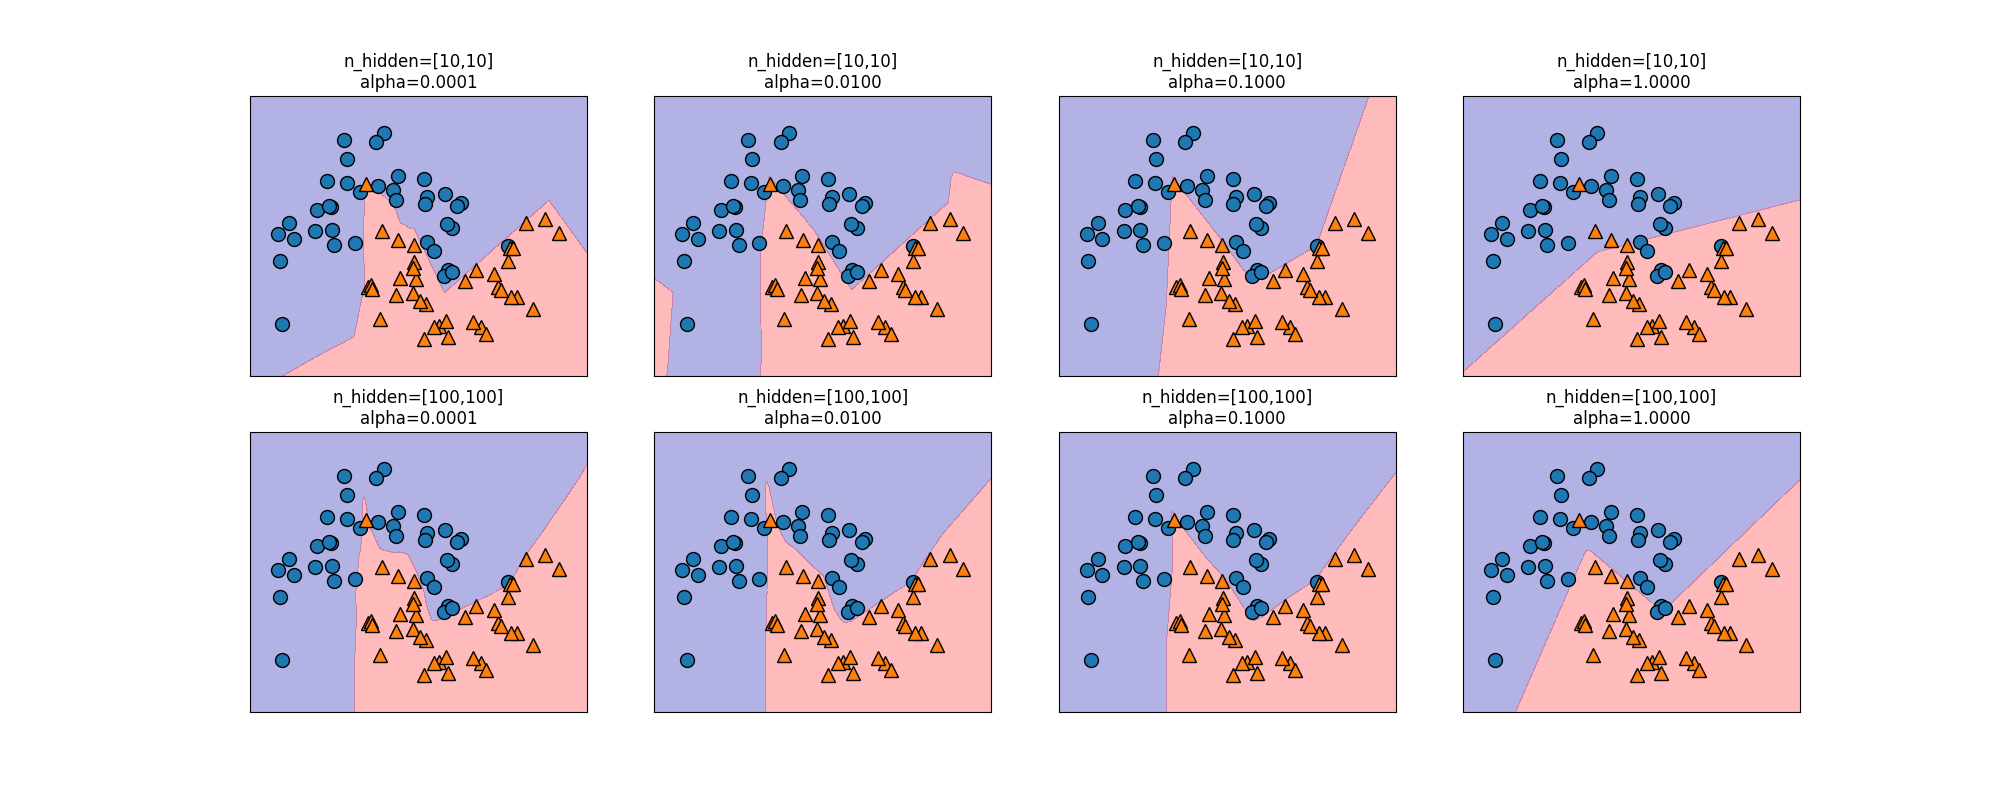

Write the Python code that produced this figure.
import matplotlib.pyplot as plt
import mglearn.plots
from sklearn.datasets import make_moons
from sklearn.model_selection import train_test_split
from sklearn.neural_network import MLPClassifier


def execute():
    X, y = make_moons(n_samples=100, noise=0.25, random_state=3)

    X_train, X_test, y_train, y_test = train_test_split(X, y, stratify=y, random_state=42)

    fig, axes = plt.subplots(2, 4, figsize=(20, 8))

    for axx, n_hidden_nodes in zip(axes, [10, 100]):
        for ax, alpha in zip(axx, [0.0001, 0.01, 0.1, 1]):
            mlp = MLPClassifier(solver='lbfgs', random_state=0, hidden_layer_sizes=[n_hidden_nodes, n_hidden_nodes],
                                alpha=alpha)
            mlp.fit(X_train, y_train)
            mglearn.plots.plot_2d_separator(mlp, X_train, fill=True, alpha=.3, ax=ax)
            mglearn.discrete_scatter(X_train[:, 0], X_train[:, 1], y_train, ax=ax)
            ax.set_title("n_hidden=[{},{}]\nalpha={:.4f}".format(n_hidden_nodes, n_hidden_nodes, alpha))

    fig.savefig("mlp_db/mlp_db.png")
